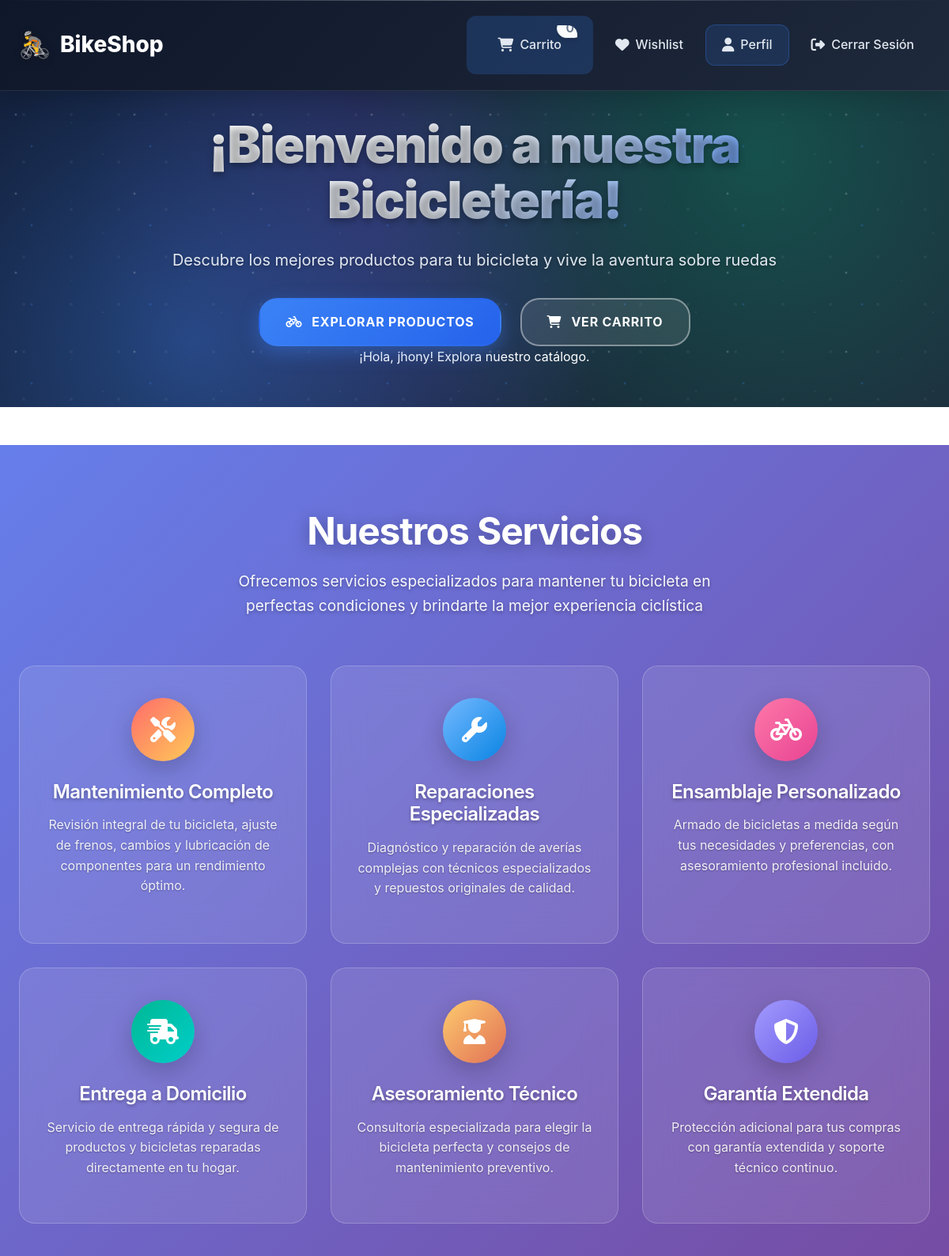
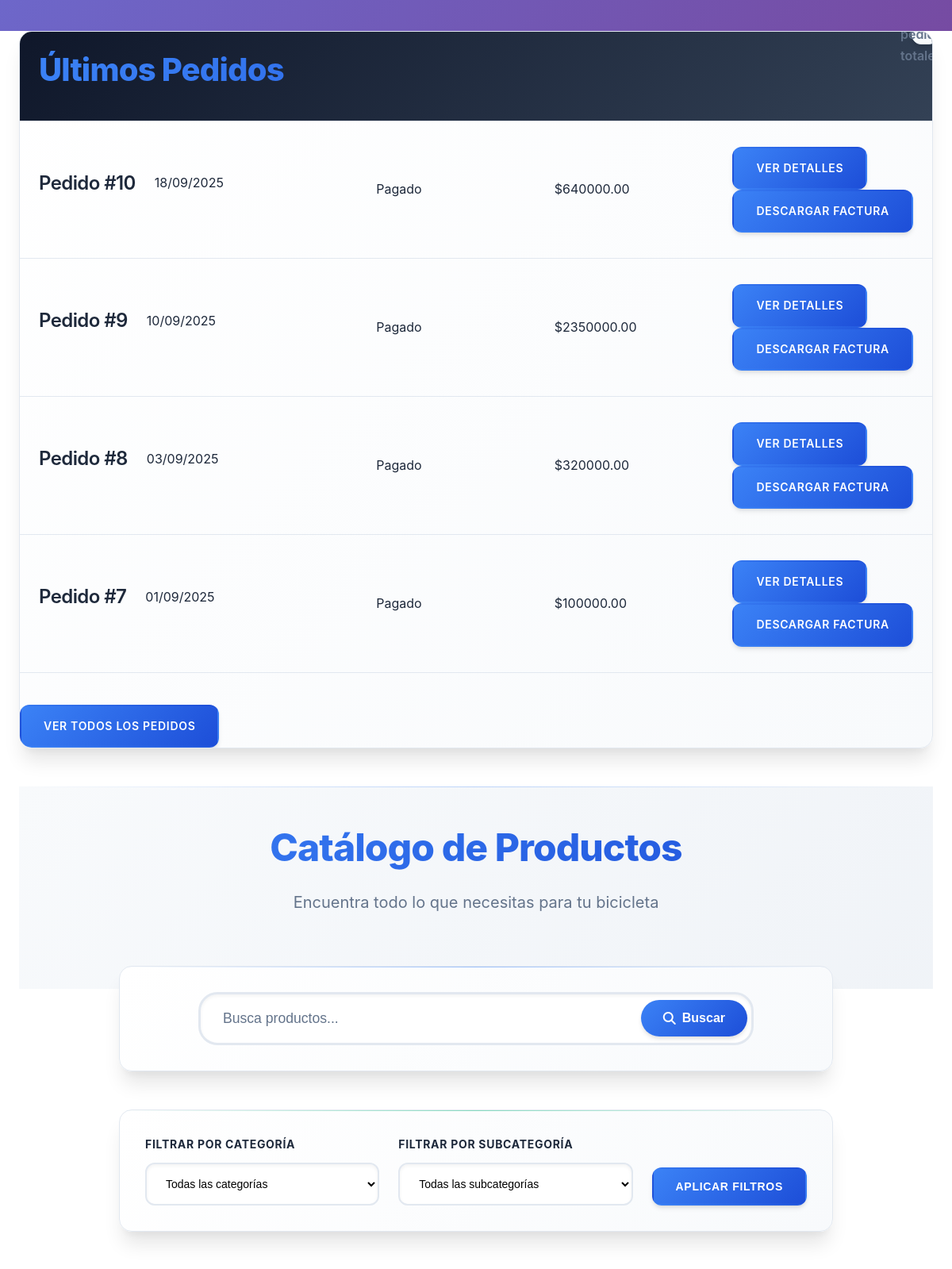
The page /dashboard/client_dashboard (signed in, upper part) on the database its author committed (2 pictures, top to bottom).
### models/user.py (models this page shows, shortened)
class User(db.Model, UserMixin):
    __tablename__ = 'usuarios'
    id = db.Column(db.Integer, primary_key=True)
    nombre_usuario = db.Column(db.String(50), unique=True, nullable=False)
    contrasena = db.Column(db.String(128), nullable=False)
    correo = db.Column(db.String(120), unique=True, nullable=False)
    telefono = db.Column(db.String(20))
    apellido = db.Column(db.String(50))
    rol = db.Column(db.String(20), nullable=False, default='cliente')

### models/pedido.py (models this page shows)
class Pedido(db.Model):
    __tablename__ = 'pedidos'
    id = db.Column(db.Integer, primary_key=True)
    usuario_id = db.Column(db.Integer, db.ForeignKey('usuarios.id'))
    direccion_id = db.Column(db.Integer, db.ForeignKey('direcciones.id'))
    monto_total = db.Column(db.Numeric(10, 2), nullable=False)
    metodo_pago = db.Column(db.String(20), nullable=False)
    estado = db.Column(db.String(20), default='pendiente')
    fecha_creacion = db.Column(db.DateTime, default=db.func.current_timestamp())
    usuario = db.relationship('User', backref='pedidos')
    detalles = db.relationship('DetallePedido', back_populates='pedido', lazy=True)
    direccion = db.relationship('Direccion', backref='pedidos')

### routes/dashboard.py (the view)
@dashboard_bp.route('/client_dashboard', methods=['GET', 'POST'])
@login_required
def client_dashboard():
    if current_user.rol not in ['cliente', 'vendedor']:
        flash('Acceso denegado', 'danger')
        return redirect(url_for('auth.login'))
    pedidos = Pedido.query.filter_by(usuario_id=current_user.id).order_by(Pedido.fecha_creacion.desc()).all()
    categories = Categoria.query.all()
    subcategories = Subcategoria.query.all()
    search_query = request.form.get('search', '').strip() if request.method == 'POST' else request.args.get('search', '').strip()
    selected_category_id = request.form.get('category_id') if request.method == 'POST' else request.args.get('category_id', '')
    selected_subcategory_id = request.form.get('subcategory_id') if request.method == 'POST' else request.args.get('subcategory_id', '')
    products = []
    favorites = set()  # Set de IDs de productos en wishlist
    if current_user.rol == 'cliente':
        query = Product.query
        if search_query:
            query = query.filter(or_(
                Product.nombre.ilike(f'%{search_query}%'),
                Product.descripcion.ilike(f'%{search_query}%')
            ))
        if selected_subcategory_id and selected_subcategory_id != "":
            query = query.filter_by(subcategoria_id=selected_subcategory_id)
        elif selected_category_id and selected_category_id != "":
            query = query.join(Product.subcategoria).join(Subcategoria.categoria).filter(Categoria.id == selected_category_id)
        products = query.all()
        wishlist_items = Wishlist.query.filter_by(user_id=current_user.id).all()
        favorites = {item.product_id for item in wishlist_items}
    return render_template('usuarios_dashboard.html', pedidos=pedidos, products=products, rol=current_user.rol,
                           categories=categories, subcategories=subcategories,
                           selected_category_id=selected_category_id, selected_subcategory_id=selected_subcategory_id,
                           favorites=favorites)

### app.py (called while the page is built)
@login_manager.user_loader
def load_user(user_id):
    return db.session.get(User, int(user_id))

### templates/usuarios_dashboard.html (shortened to what this page needs)
{% extends 'base.html' %}
{% block content %}
{% if rol == 'cliente' %}
    <div class="hero">
        <div class="hero-background"></div>
        <div class="hero-content">
            <h1 class="hero-title">¡Bienvenido a nuestra Bicicletería!</h1>
            <p class="hero-subtitle">Descubre los mejores productos para tu bicicleta y vive la aventura sobre ruedas</p>
            <div class="hero-buttons">
                <a href="#products" class="hero-btn hero-btn-primary"><i class="fas fa-bicycle"></i> Explorar Productos</a>
                <a href="{{ url_for('cart.cart') }}" class="hero-btn hero-btn-outline"><i class="fas fa-shopping-cart"></i> Ver Carrito</a>
            </div>
            <p>¡Hola, {{ current_user.nombre_usuario }}! Explora nuestro catálogo.</p>
        </div>
    </div>
    <section class="services-section">
        <div class="container services-container">
            <div class="services-header">
                <h2 class="services-title">Nuestros Servicios</h2>
                <p class="services-subtitle">Ofrecemos servicios especializados para mantener tu bicicleta en perfectas condiciones y brindarte la mejor experiencia ciclística</p>
            </div>
            <div class="services-grid">
                <div class="service-card">
                    <div class="service-icon">
                        <i class="fas fa-tools"></i>
                    </div>
                    <h3 class="service-title">Mantenimiento Completo</h3>
                    <p class="service-description">Revisión integral de tu bicicleta, ajuste de frenos, cambios y lubricación de componentes para un rendimiento óptimo.</p>
                </div>
                <div class="service-card">
                    <div class="service-icon">
                        <i class="fas fa-wrench"></i>
                    </div>
                    <h3 class="service-title">Reparaciones Especializadas</h3>
                    <p class="service-description">Diagnóstico y reparación de averías complejas con técnicos especializados y repuestos originales de calidad.</p>
                </div>
                <div class="service-card">
                    <div class="service-icon">
                        <i class="fas fa-bicycle"></i>
                    </div>
                    <h3 class="service-title">Ensamblaje Personalizado</h3>
                    <p class="service-description">Armado de bicicletas a medida según tus necesidades y preferencias, con asesoramiento profesional incluido.</p>
                </div>
                <div class="service-card">
                    <div class="service-icon">
                        <i class="fas fa-shipping-fast"></i>
                    </div>
                    <h3 class="service-title">Entrega a Domicilio</h3>
                    <p class="service-description">Servicio de entrega rápida y segura de productos y bicicletas reparadas directamente en tu hogar.</p>
                </div>
                <div class="service-card">
                    <div class="service-icon">
                        <i class="fas fa-user-graduate"></i>
                    </div>
                    <h3 class="service-title">Asesoramiento Técnico</h3>
                    <p class="service-description">Consultoría especializada para elegir la bicicleta perfecta y consejos de mantenimiento preventivo.</p>
                </div>
                <div class="service-card">
                    <div class="service-icon">
                        <i class="fas fa-shield-alt"></i>
                    </div>
                    <h3 class="service-title">Garantía Extendida</h3>
                    <p class="service-description">Protección adicional para tus compras con garantía extendida y soporte técnico continuo.</p>
                </div>
            </div>
        </div>
    </section>
    <div class="container">
        <div class="cart-table">
            <div class="cart-table-header">
                <h2 class="cart-title">Últimos Pedidos</h2>
                {% if pedidos %}
                    <p class="cart-count">{{ pedidos|length }} pedidos totales</p>
                {% endif %}
            </div>
            {% if pedidos %}
                {% for pedido in pedidos[:4] %}
                    <div class="cart-item">
                        <div class="cart-item-row">
                            <div class="cart-item-product">
                                <h4>Pedido #{{ pedido.id }}</h4>
                                <p>{{ pedido.fecha_creacion.strftime('%d/%m/%Y') if pedido.fecha_creacion else 'Fecha no disponible' }}</p>
                            </div>
                            <div>{{ pedido.estado|title }}</div>
                            <div>${{ "%.2f"|format(pedido.monto_total) }}</div>
                            <div>
                                <a href="{{ url_for('dashboard.pedido_detalle', pedido_id=pedido.id) }}" class="btn btn-primary">Ver detalles</a>
                                {% if pedido.estado == 'pagado' %}
                                    <a href="{{ url_for('cart.descargar_factura', pedido_id=pedido.id) }}" class="btn btn-primary">Descargar Factura</a>
                                {% endif %}
                            </div>
                        </div>
                    </div>
                {% endfor %}
                {% if pedidos|length > 4 %}
                    <div class="cart-actions">
                        <a href="{{ url_for('dashboard.mis_pedidos') }}" class="btn btn-primary">Ver todos los pedidos</a>
                    </div>
                {% endif %}
            {% endif %}
        </div>
        <div class="products-section" id="products">
            <div class="section-header">
                <h2 class="section-title">Catálogo de Productos</h2>
                <p class="section-subtitle">Encuentra todo lo que necesitas para tu bicicleta</p>
            </div>
            <div class="search-container">
                <form class="search-form" method="GET" action="{{ url_for('dashboard.client_dashboard') }}">
                    <div class="search-input-group">
                        <input type="text" name="search" class="search-input" placeholder="Busca productos..." value="{{ request.args.get('search', '') }}">
                        <button type="submit" class="search-btn"><i class="fas fa-search"></i> Buscar</button>
                    </div>
                </form>
            </div>
            <div class="filters-container">
                <form method="POST" action="{{ url_for('dashboard.client_dashboard') }}">
                    <div class="filters-row">
                        <div class="filter-group">
                            <label class="filter-label">Filtrar por Categoría</label>
                            <select name="category_id" class="filter-select" onchange="updateSubcategories(this)">
                                <option value="">Todas las categorías</option>
                            </select>
                        </div>
                        <div class="filter-group">
                            <label class="filter-label">Filtrar por Subcategoría</label>
                            <select name="subcategory_id" class="filter-select">
                                <option value="">Todas las subcategorías</option>
                            </select>
                        </div>
                        <button type="submit" class="btn btn-primary">Aplicar Filtros</button>
                    </div>
                </form>
            </div>
        </div>
    </div>
{% endif %}
{% endblock %}

### static/css/main.css (style rules this page uses)
:root { --primary-color: #3b82f6; --primary-hover: #2563eb; --primary-light: #dbeafe; --secondary-color: #64748b; --secondary-hover: #475569; --success-color: #10b981; --success-light: #d1fae5; --danger-color: #ef4444; --danger-light: #fee2e2; --warning-color: #f59e0b; --warning-light: #fef3c7; --dark-color: #0f172a; --light-color: #f8fafc; --background-color: #ffffff; --surface-color: #f1f5f9; --border-color: #e2e8f0; --border-hover: #cbd5e1; --text-color: #1e293b; --text-muted: #64748b; --text-light: #94a3b8; --shadow-sm: 0 1px 2px 0 rgba(0, 0, 0, 0.05); --shadow: 0 4px 6px -1px rgba(0, 0, 0, 0.1), 0 2px 4px -1px rgba(0, 0, 0, 0.06); --shadow-md: 0 10px 15px -3px rgba(0, 0, 0, 0.1), 0 4px 6px -2px rgba(0, 0, 0, 0.05); --shadow-lg: 0 20px 25px -5px rgba(0, 0, 0, 0.1), 0 10px 10px -5px rgba(0, 0, 0, 0.04); --shadow-xl: 0 25px 50px -12px rgba(0, 0, 0, 0.25); --border-radius: 12px; --border-radius-sm: 8px; --border-radius-lg: 16px; --border-radius-xl: 24px; --transition: all 0.3s cubic-bezier(0.4, 0, 0.2, 1); --transition-fast: all 0.15s cubic-bezier(0.4, 0, 0.2, 1); --gradient-primary: linear-gradient(135deg, #3b82f6 0%, #1d4ed8 100%); --gradient-secondary: linear-gradient(135deg, #64748b 0%, #475569 100%); --gradient-surface: linear-gradient(135deg, #ffffff 0%, #f8fafc 100%); --gradient-dark: linear-gradient(135deg, #0f172a 0%, #1e293b 100%); }
* { margin: 0; padding: 0; box-sizing: border-box; }
*::before, *::after { box-sizing: border-box; }
body { font-family: "Inter", -apple-system, BlinkMacSystemFont, "Segoe UI", Roboto, "Helvetica Neue", Arial, sans-serif; line-height: 1.6; color: var(--text-color); background: var(--background-color); font-feature-settings: "kern" 1, "liga" 1; -webkit-font-smoothing: antialiased; -moz-osx-font-smoothing: grayscale; scroll-behavior: smooth; }
.container { max-width: 1200px; margin: 0 auto; padding: 0 24px; }
h1, h2, h3, h4, h5, h6 { font-weight: 700; line-height: 1.2; margin-bottom: 1rem; color: var(--text-color); letter-spacing: -0.025em; }
h1 { font-size: 3rem; font-weight: 800; background: var(--gradient-primary); -webkit-background-clip: text; -webkit-text-fill-color: transparent; background-clip: text; }
h2 { font-size: 2.25rem; font-weight: 700; }
h3 { font-size: 1.875rem; font-weight: 600; }
h4 { font-size: 1.5rem; font-weight: 600; }
p { margin-bottom: 1rem; line-height: 1.7; }
a { color: var(--primary-color); text-decoration: none; transition: var(--transition); position: relative; }
.btn { display: inline-flex; align-items: center; justify-content: center; padding: 0.875rem 1.75rem; font-size: 0.875rem; font-weight: 600; border-radius: var(--border-radius); border: none; cursor: pointer; transition: var(--transition); text-decoration: none; gap: 0.5rem; position: relative; overflow: hidden; white-space: nowrap; user-select: none; transform: translateY(0); }
.btn::before { content: ""; position: absolute; top: 0; left: -100%; width: 100%; height: 100%; background: linear-gradient(90deg, transparent, rgba(255, 255, 255, 0.2), transparent); transition: left 0.5s; }
.btn-primary { background: var(--gradient-primary); color: white; box-shadow: var(--shadow); }

### static/css/header.css (style rules this page uses)
.cart-count { position: absolute; top: -8px; right: -8px; background: linear-gradient(135deg, var(--danger-color) 0%, #dc2626 100%); color: white; border-radius: 50%; width: 24px; height: 24px; display: flex; align-items: center; justify-content: center; font-size: 0.75rem; font-weight: 700; box-shadow: var(--shadow); animation: pulse 2s infinite; border: 2px solid white; }

### static/css/styles.css (style rules this page uses)
.btn-primary { background: var(--gradient-primary); border: 2px solid transparent; color: white; font-weight: 600; text-transform: uppercase; letter-spacing: 0.05em; box-shadow: var(--shadow); position: relative; overflow: hidden; }
.btn-primary::before { content: ""; position: absolute; top: 0; left: -100%; width: 100%; height: 100%; background: linear-gradient(90deg, transparent, rgba(255, 255, 255, 0.3), transparent); transition: left 0.5s; }

### rows shown on the page
User: nombre_usuario "jhony"
Pedido: id "10", fecha_creacion "18/09/2025", estado "Pagado", monto_total "640000.00"
Pedido: id "9", fecha_creacion "10/09/2025", estado "Pagado", monto_total "2350000.00"
Pedido: id "8", fecha_creacion "03/09/2025", estado "Pagado", monto_total "320000.00"
Pedido: id "7", fecha_creacion "01/09/2025", estado "Pagado", monto_total "100000.00"
